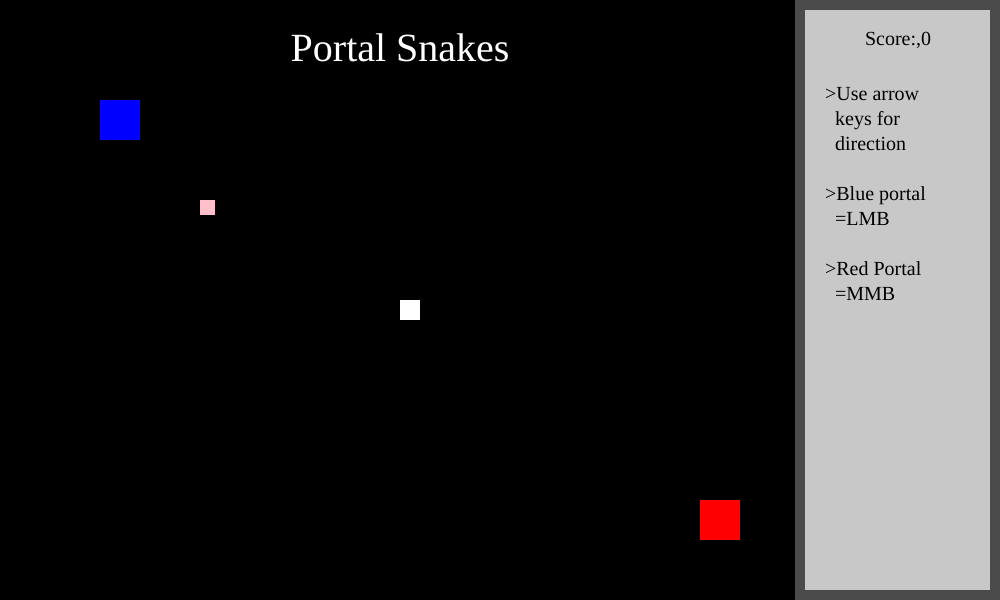
Frame 1 (no input)
Frame 60 (no input): identical to frame 1, image omitted
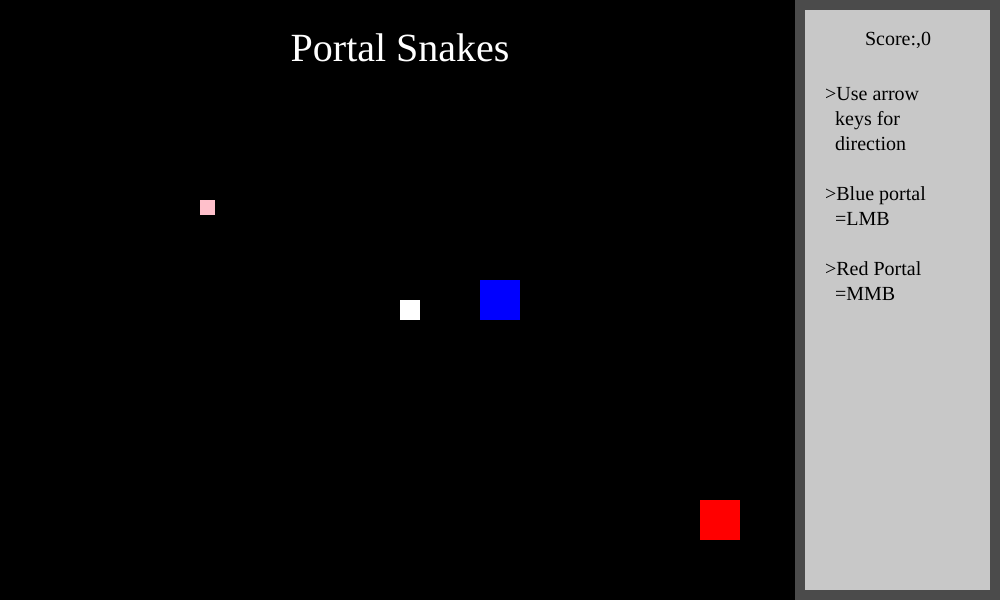
Frame 120 (the mouse pressed at the canvas centre since frame 60)

The p5.js sketch that drew these frames (run headless with seeded random() and noise() and a simulated clock; from frame 60 on, the mouse is pressed at the canvas centre):

// p5.js sketch
// ── sketch.js
var num = 1;
var x = [];
var y = [];
let snakeX=400, snakeY=300;
let seedX=200, seedY=200;
let gOver=0;
let score = ["Score:",0];
let p1X=100,p1Y=100;
let p2X=700,p2Y=500;
//game over screen
function gameO(){
    if(gOver==1){
        createCanvas(1000,600);
        background("red");
        fill(0);
        textSize(40);
        textFont('Algerian');
        text('Game over. \nRefresh to start again.',400,height/2);
        noLoop();
    }
}
function setup() {
createCanvas(1000,600);
noStroke();
//fill array
for (var i = 0; i < num; i++) {
x[i] = 0;
y[i] = 0;
}
fill(255);
}

function draw() {
background(0);
fill(255);
textSize(40);
textFont("Algerian");
textAlign(CENTER,TOP);
text('Portal Snakes',400,30);
//reverse array
for (var i = num-1; i > 0; i--) {
x[i] = x[i-1];
y[i] = y[i-1];
    if(snakeX==x[i]&&snakeY==y[i]){
        gOver=1;
        gameO();
    }
}
x[0] = snakeX;
y[0] = snakeY;

//snake and direction
for (var i = 0; i < num; i++) {
    fill(255);
    rect(x[i], y[i], 20, 20);
}
    if(keyCode==UP_ARROW){
        snakeY-=2;
    }
    else if(keyCode==DOWN_ARROW){
        snakeY+=2;
    }
    else if(keyCode==RIGHT_ARROW){
        snakeX+=2;
    }
    else if(keyCode==LEFT_ARROW){
        snakeX-=2;
    }

//seed pos and reset
fill("pink");
rect(seedX,seedY,15,15);
if((snakeX+20>seedX)&&(snakeX<seedX+15)&&(snakeY+20>seedY)&&(snakeY<seedY+15)){
    num+=30;
    seedX=random(40,760);
    seedY=random(40,560);
    score[1]++;
}
//border check
if(snakeX>800||snakeX<0||snakeY>600||snakeY<0){
    gOver=1;
    gameO();
}
//game menu
    stroke(75);
    strokeWeight(10);
    fill(200);
    rect(800,5,195,590);
    noStroke();
    noFill();
    fill(0);
    textSize(20);
    text(score,898,30);
    textAlign(LEFT);
    text("\n>Use arrow\n  keys for\n  direction\n\n>Blue portal\n  =LMB\n\n>Red Portal\n  =MMB",825,60);
//potential portals
    //blue
    if(mouseIsPressed&&(mouseButton==LEFT)){
            for(var i=0;i<=1;i++){
                p1X=mouseX-20;
                p1Y=mouseY-20;

            }
    }
    fill("blue");
    rect(p1X,p1Y,40,40);
    //red
    if(mouseIsPressed&&(mouseButton==CENTER)){
        for(var i=0;i<=1;i++){
            p2X=mouseX-20;
            p2Y=mouseY-20;

        }
    }
    fill("red");
    rect(p2X,p2Y,40,40);
//teleport loops
if((snakeX>p1X)&&(snakeX<(p1X+45))&&(snakeY>p1Y)&&(snakeY<(p1Y+45))){
    snakeX=p2X;
    snakeY=p2Y;
}
if((snakeX>p2X)&&(snakeX<(p2X+45))&&(snakeY>p2Y)&&(snakeY<(p2Y+45))){
    snakeX=p1X;
    snakeY=p1Y;
}
}
